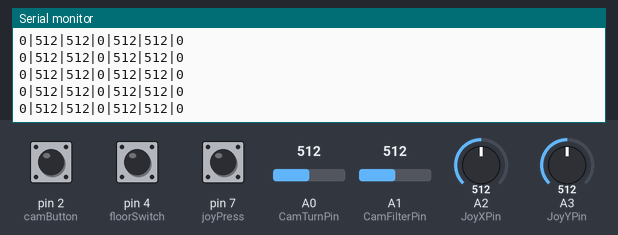
A sketch run on a simulated Arduino Uno, built with avr-gcc and run on an emulated ATmega328P. Shown: the last lines printed to the serial monitor. The inputs (shaded band) are chosen by the test bench; at power-on: A0 (CamTurnPin) = 512, A1 (CamFilterPin) = 512, A2 (JoyXPin) = 512, pin 2 (camButton) HIGH, pin 4 (floorSwitch) HIGH, pin 7 (joyPress) HIGH, A3 (JoyYPin) = 512.

Above: at 1.2 s.
1.3 s: A0 (CamTurnPin) set to 107
At 2.4 s:
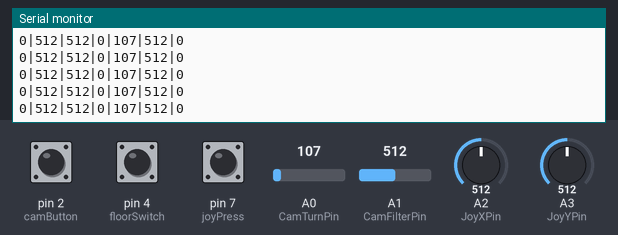
4.3 s: A0 (CamTurnPin) set to 92
At 5.2 s:
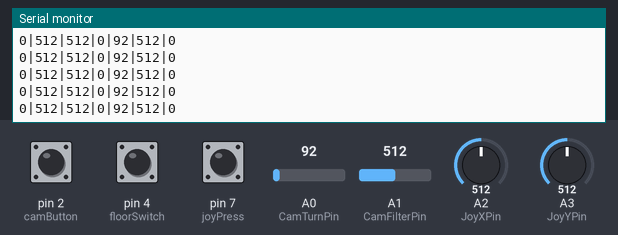
8.8 s: A1 (CamFilterPin) set to 106
At 9.8 s:
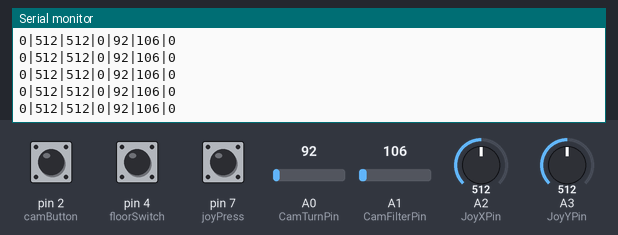
11.8 s: A1 (CamFilterPin) set to 92
At 12.6 s:
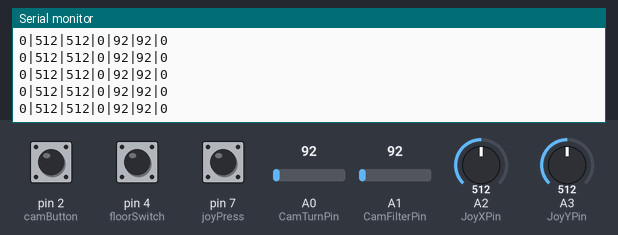
13.3 s: A2 (JoyXPin) set to 106
At 14.3 s:
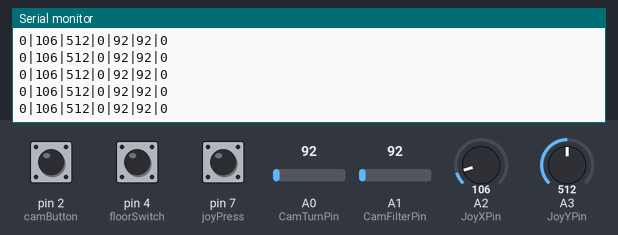
16.3 s: A2 (JoyXPin) set to 93
At 17.0 s:
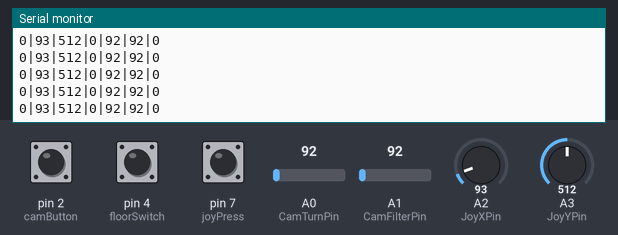
Timing chart, 0 to 18.8 s (numbered marks = the images above; inputs shaded):
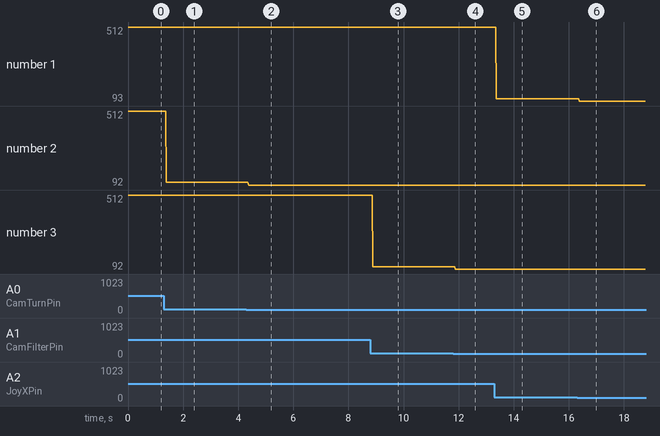

Measured:
- after the input at 1.3 s, the serial monitor: prints a new line after 0.09 s (image 1)
- after the input at 4.3 s, the serial monitor: prints a new line after 0.08 s (image 2)
- after the input at 8.8 s, the serial monitor: prints a new line after 0.09 s (image 3)
- after the input at 11.8 s, the serial monitor: prints a new line after 0.08 s (image 4)
- after the input at 13.3 s, the serial monitor: prints a new line after 0.07 s (image 5)
- after the input at 16.3 s, the serial monitor: prints a new line after 0.08 s (image 6)
- plotted number 1: 106 → 93 after the input at 16.3 s
- plotted number 2: 512 → 107 after the input at 1.3 s, 107 → 92 after the input at 4.3 s

The sketch:

CoVRt_Controller.ino
```cpp
// ezButton - Version: Latest
#include <ezButton.h>

int JoyXPin = 2, JoyYPin = 3, CamTurnPin = 0, CamFilterPin = 1;
int buttonDebounceTime = 30, switchDebounceTime = 30;

ezButton camButton(2);
ezButton floorSwitch(4);
ezButton joyPress(7);

void setup() {
  Serial.begin(9600);
  camButton.setDebounceTime(buttonDebounceTime);
  floorSwitch.setDebounceTime(switchDebounceTime);
  joyPress.setDebounceTime(buttonDebounceTime);
  pinMode(JoyXPin, INPUT);
  pinMode(JoyYPin, INPUT);
  pinMode(CamTurnPin, INPUT);
  pinMode(CamFilterPin, INPUT);
}

void loop() {
    camButton.loop();
    floorSwitch.loop();
    joyPress.loop();
    Serial.println(String(1 - floorSwitch.getState()) + "|" + String(analogRead(JoyXPin))+ "|" + String(analogRead(JoyYPin)) + "|" + String(1 - joyPress.getState()) + "|"+ String(analogRead(CamTurnPin)) + "|"+ String(analogRead(CamFilterPin)) + "|" + String(1 - camButton.getState()));
}
```
